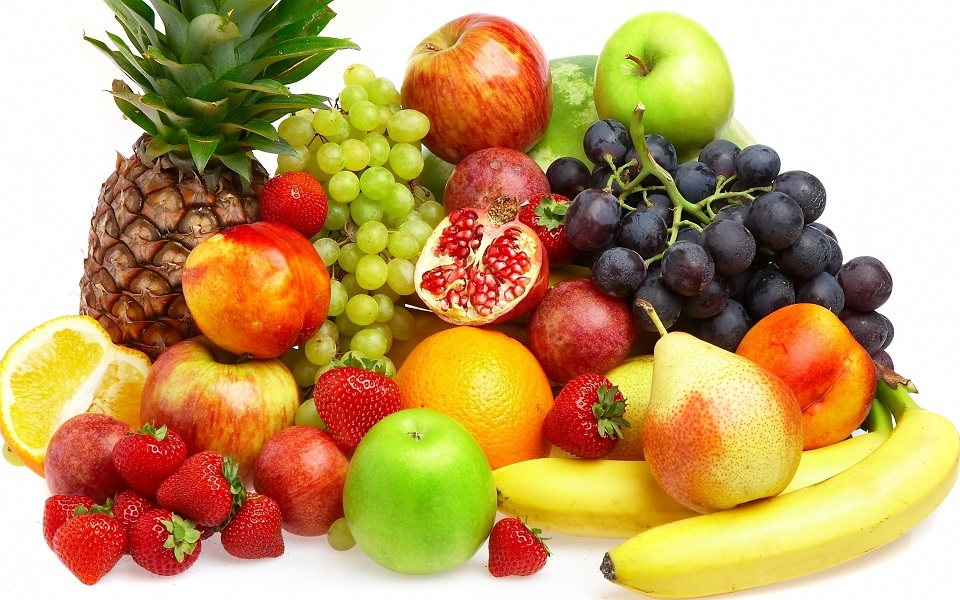
//> input picture OpenCV_Tuts/image2.jpg, 960 x 600 px
$ ./BlurImage   (built with g++ and OpenCV 4)
//> lines starting //> are read from the running program, lines starting //| are printed output that depends on the picture; after the words box and inside, x2 and y2 are one past the last pixel; in counts of white or black regions, pixels touching at a corner belong together
### OpenCV_Tuts/stdafx.h
// stdafx.h : include file for standard system include files,
// or project specific include files that are used frequently, but
// are changed infrequently
//

#pragma once

#include "targetver.h"

#include <stdio.h>
#include <stdlib.h>
#include <iostream>
#include <tchar.h>
#include "opencv/cv.h"
#include "opencv/highgui.h"
#include "opencv2/core/core.hpp"
#include "opencv2/highgui/highgui.hpp"

#include "opencv2/imgproc/imgproc.hpp"
#include "opencv2/imgcodecs.hpp"
#include "opencv2/highgui/highgui.hpp"
#include "opencv2/features2d/features2d.hpp"


// TODO: reference additional headers your program requires here

### OpenCV_Tuts/BlurImage.cpp
#include "stdafx.h"

using namespace std;
using namespace cv;

int thresh = 127;
int maxThresh = 255;
Mat src;


/// Function header
void trackbars_callback(int, void*);


/** @function main */
int main()
{

	// Khai báo một đối tượng Mat để lưu giữ hình ảnh được đọc vào
	// src: đối tượng kiểu Mat
	// imread: hàm đọc dữ liệu từ file, trả về kiểu Mat
	// imread(Tên_file, kiểu dữ liệu nhập vào)
	// Ở đây mình dùng CV_LOAD_IMAGE_COLOR để lấy dữ liệu là ảnh màu,
	// nếu muốn đọc thành ảnh đen trắng bạn có thể sử dụng CV_LOAD_IMAGE_GRAYSCALE
	src = imread("image2.jpg", CV_LOAD_IMAGE_COLOR);
//> src is the input picture: 600 rows x 960 cols, CV_8UC3; mean B, G, R 104, 159.7, 194


	// Khai báo một cửa số tên là Image. Các cửa số sẽ được định danh bằng tên.
	namedWindow("Image", WINDOW_AUTOSIZE);
	// Cho hiển thị cửa số có tên là Image, với nội dung là ma trận src
	imshow("Image", src);

	//Tạo 1 trackbar vào cửa sổ có tên Image.
	// thresh là tham biến giữ giá trị của thanh trượt
	// maxThresh là giá trị tối đa của thanh trượt
	// trackbar_callback là hàm sẽ được gọi mỗi khi có thay đổi giá trị ở trackbar
	createTrackbar("Line", "Image", &thresh, maxThresh, trackbars_callback);

	//Gọi hàm 1 lần cho lần chạy đầu tiên
	//để cập nhật kết quả hiển thị cho khớp với thanh trượt
	trackbars_callback(0, 0);


	//Đợi tác động của người dùng
	//0 có nghĩa là đợi mãi mãi, nếu là 1 số x khác 0 thì có nghĩa là đợi x miliseconds
	waitKey(0);
	return(0);
}

void trackbars_callback(int, void*)
{
	Mat src_gray;
	//Chuyển hình về grayscale, lưu vào biến src_gray
	cvtColor(src, src_gray, COLOR_BGR2GRAY);
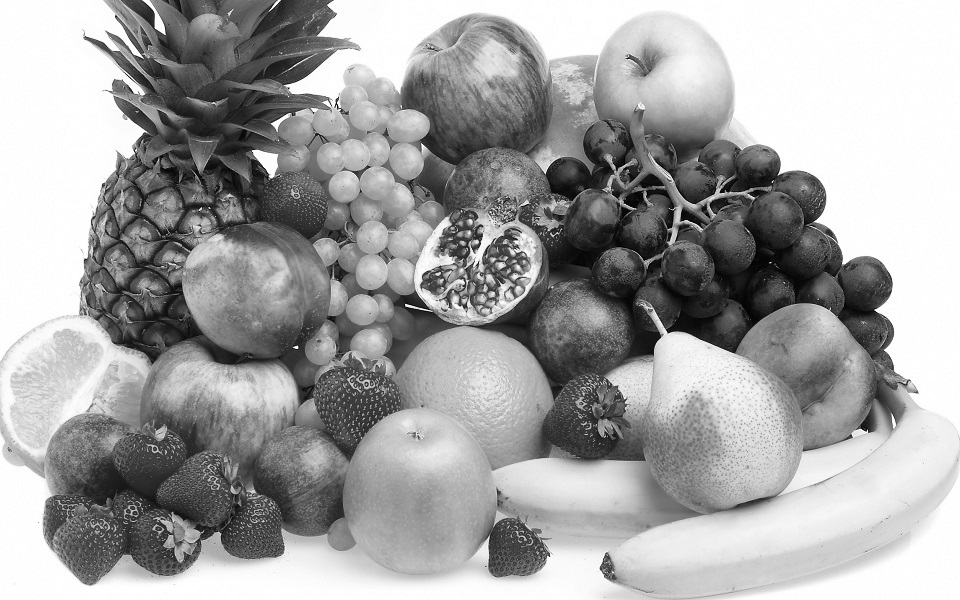
//> src_gray: 600 rows x 960 cols, CV_8UC1; min 0, max 255, mean 163.6

	//Threshold(hình gốc, hình đích, ngưỡng chọn màu, giá trị màu tối đa, loại threshold)
	//Ý nghĩa:
	//Chuyển src_gray về dạng nhị phân và lưu lại đúng vào biến src_gray, những điểm ảnh có giá trị màu
	//lớn hơn thresh sẽ được chuyển thành màu trắng (255), ngược lại thì thành màu đen (0).
	threshold(src_gray, src_gray, thresh, 255, THRESH_BINARY);
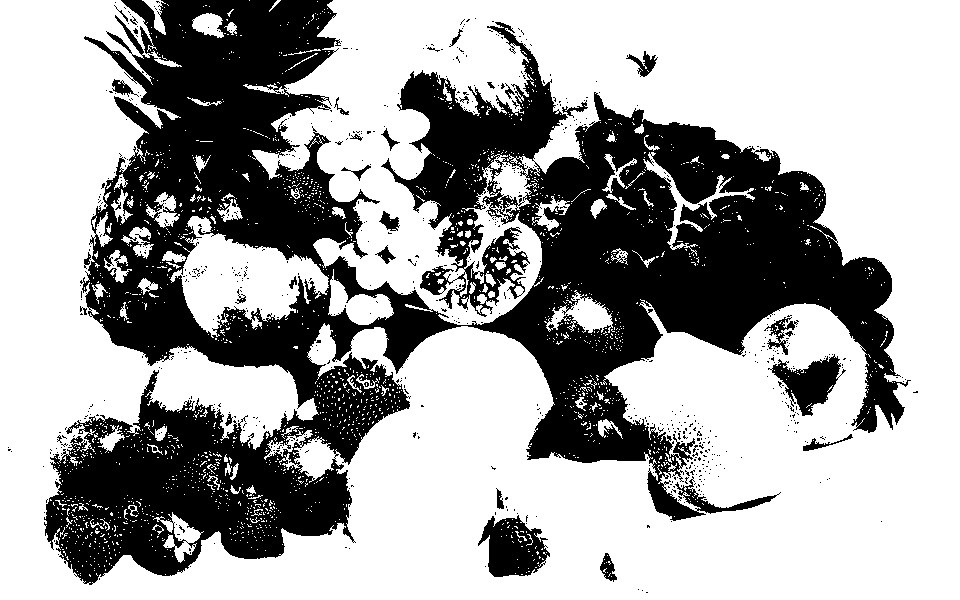
//> src_gray: 600 rows x 960 cols, CV_8UC1; 64.7% white; 702 black regions (673 under 20 px), largest, box (x1, y1, x2, y2) and area: (44, 0, 911, 585) 194158, (478, 515, 550, 577) 2793, (768, 354, 846, 416) 2151

	namedWindow("Output", WINDOW_NORMAL);
	imshow("Output", src_gray);

	//Di chuyển cửa sổ qua phải 1000 pixel (x+1000)
	moveWindow("Output", 1000, 0);

}

$ run again, with OpenCV_Tuts/1.JPG copied over OpenCV_Tuts/image2.jpg
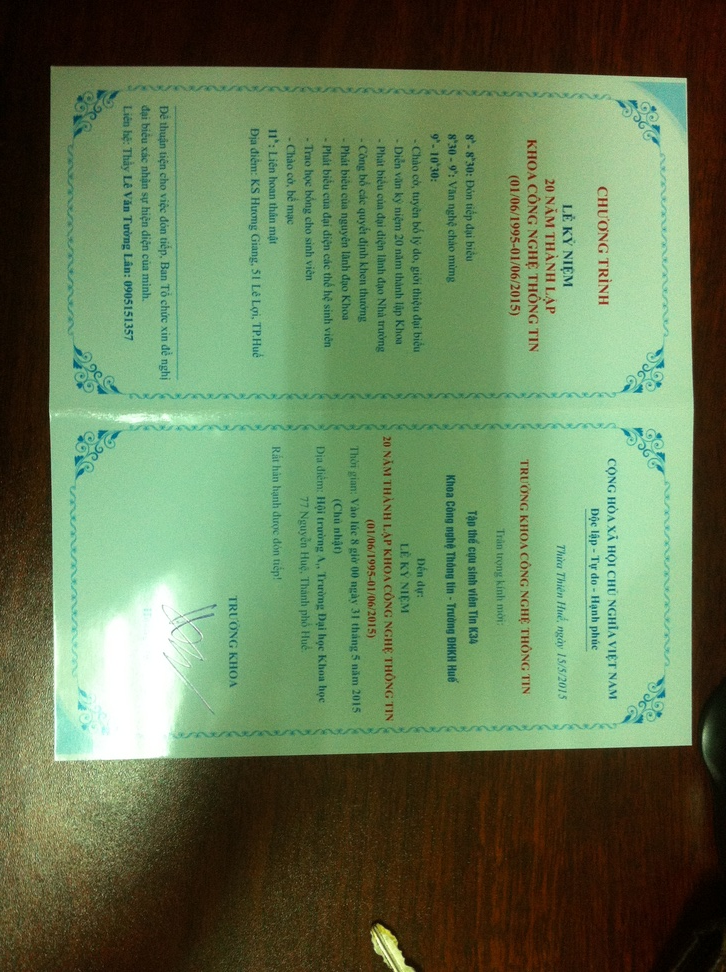
//> input picture OpenCV_Tuts/1.JPG, 726 x 972 px, shrunk from 1936 x 2592 before the run
//> src is the input picture: 972 rows x 726 cols, CV_8UC3; mean B, G, R 84.3, 121.8, 100
//> in trackbars_callback, `cvtColor(src, src_gray, COLOR_BGR2GRAY);`:
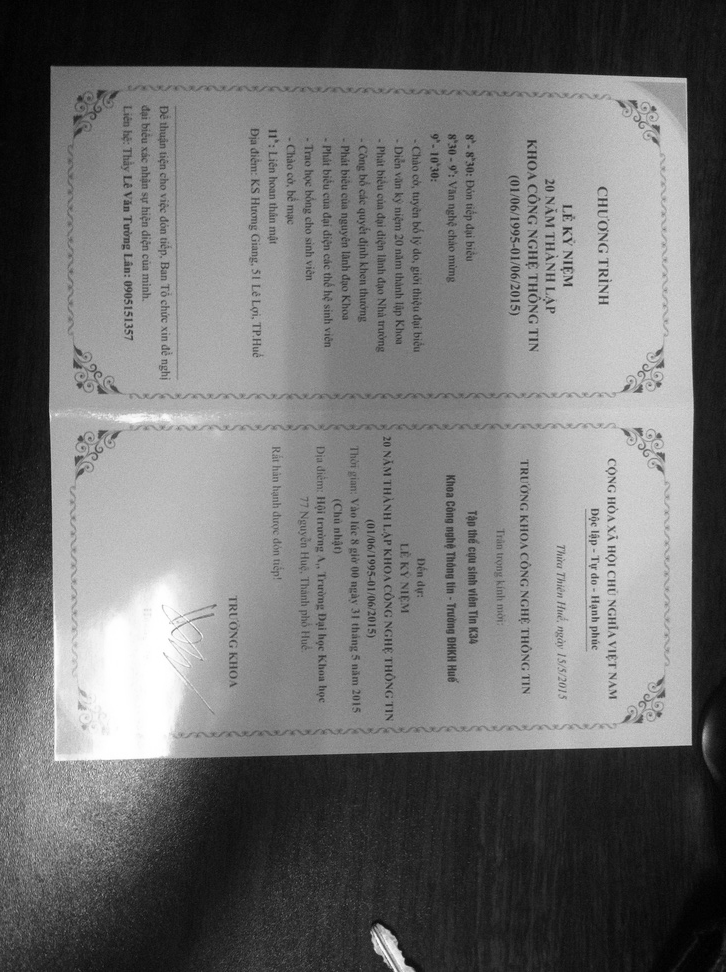
//> src_gray: 972 rows x 726 cols, CV_8UC1; min 0, max 255, mean 111
//> in trackbars_callback, `threshold(src_gray, src_gray, thresh, 255, THRESH_BINARY);`:
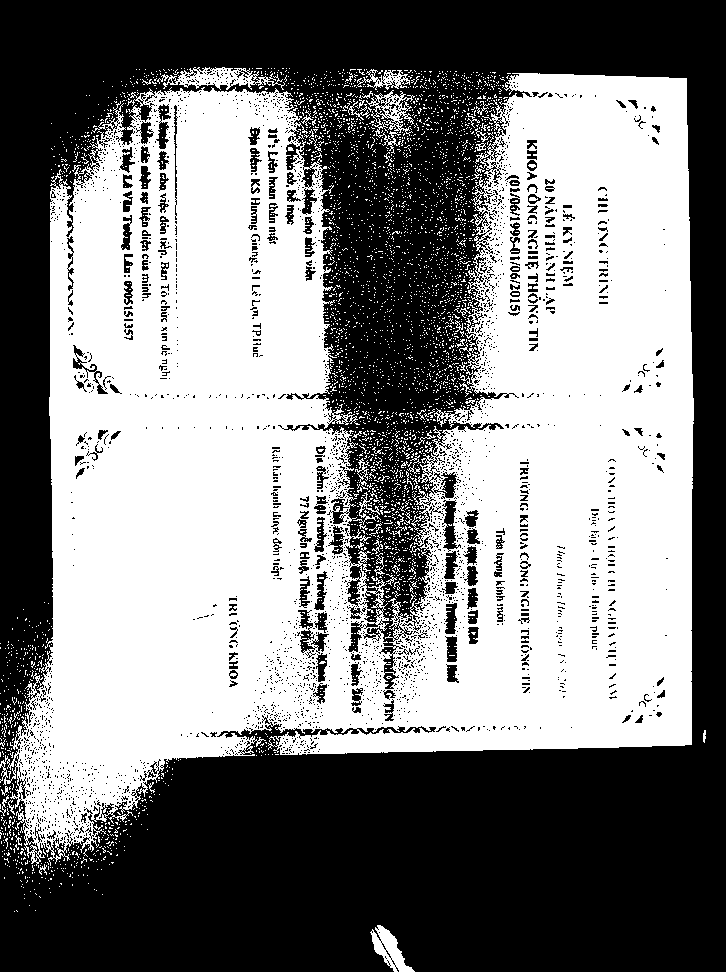
//> src_gray: 972 rows x 726 cols, CV_8UC1; 49.6% white; 3762 white regions (3701 under 20 px), largest, box (x1, y1, x2, y2) and area: (0, 73, 694, 866) 335908, (157, 67, 285, 90) 1281, (366, 90, 415, 154) 904
